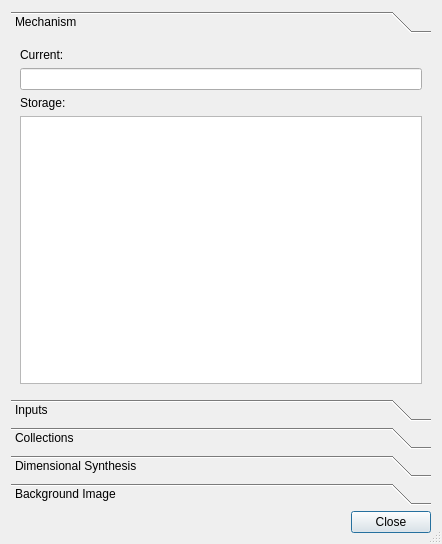
<?xml version="1.0" encoding="UTF-8"?>
<ui version="4.0">
 <class>Dialog</class>
 <widget class="QDialog" name="Dialog">
  <property name="geometry">
   <rect>
    <x>0</x>
    <y>0</y>
    <width>442</width>
    <height>544</height>
   </rect>
  </property>
  <property name="windowIcon">
   <iconset>
    <normaloff>icons:id.png</normaloff>icons:id.png</iconset>
  </property>
  <property name="sizeGripEnabled">
   <bool>true</bool>
  </property>
  <property name="modal">
   <bool>true</bool>
  </property>
  <layout class="QVBoxLayout" name="verticalLayout">
   <item>
    <widget class="QToolBox" name="tab_box">
     <widget class="QWidget" name="page0">
      <property name="geometry">
       <rect>
        <x>0</x>
        <y>0</y>
        <width>424</width>
        <height>345</height>
       </rect>
      </property>
      <attribute name="icon">
       <iconset>
        <normaloff>icons:mechanism.png</normaloff>icons:mechanism.png</iconset>
      </attribute>
      <attribute name="label">
       <string>Mechanism</string>
      </attribute>
      <layout class="QVBoxLayout" name="verticalLayout_2">
       <item>
        <widget class="QLabel" name="main_expr_label">
         <property name="text">
          <string>Current:</string>
         </property>
        </widget>
       </item>
       <item>
        <widget class="QLineEdit" name="main_expr">
         <property name="readOnly">
          <bool>true</bool>
         </property>
        </widget>
       </item>
       <item>
        <widget class="QLabel" name="storage_label">
         <property name="text">
          <string>Storage:</string>
         </property>
        </widget>
       </item>
       <item>
        <widget class="QListWidget" name="storage_list"/>
       </item>
      </layout>
     </widget>
     <widget class="QWidget" name="page1">
      <property name="geometry">
       <rect>
        <x>0</x>
        <y>0</y>
        <width>424</width>
        <height>345</height>
       </rect>
      </property>
      <attribute name="icon">
       <iconset>
        <normaloff>icons:motor.png</normaloff>icons:motor.png</iconset>
      </attribute>
      <attribute name="label">
       <string>Inputs</string>
      </attribute>
      <layout class="QHBoxLayout" name="horizontalLayout_2">
       <item>
        <layout class="QVBoxLayout" name="verticalLayout_3">
         <item>
          <widget class="QLabel" name="variables_label">
           <property name="text">
            <string>Variables:</string>
           </property>
          </widget>
         </item>
         <item>
          <widget class="QListWidget" name="variables_list"/>
         </item>
        </layout>
       </item>
       <item>
        <layout class="QVBoxLayout" name="verticalLayout_4">
         <item>
          <widget class="QLabel" name="records_label">
           <property name="text">
            <string>Records:</string>
           </property>
          </widget>
         </item>
         <item>
          <widget class="QListWidget" name="records_list"/>
         </item>
        </layout>
       </item>
      </layout>
     </widget>
     <widget class="QWidget" name="page2">
      <property name="geometry">
       <rect>
        <x>0</x>
        <y>0</y>
        <width>424</width>
        <height>345</height>
       </rect>
      </property>
      <attribute name="icon">
       <iconset>
        <normaloff>icons:collections.png</normaloff>icons:collections.png</iconset>
      </attribute>
      <attribute name="label">
       <string>Collections</string>
      </attribute>
      <layout class="QHBoxLayout" name="horizontalLayout_3">
       <item>
        <layout class="QVBoxLayout" name="verticalLayout_6">
         <item>
          <widget class="QLabel" name="structures_label">
           <property name="text">
            <string>Structures:</string>
           </property>
          </widget>
         </item>
         <item>
          <widget class="QListWidget" name="structures_list"/>
         </item>
        </layout>
       </item>
       <item>
        <layout class="QVBoxLayout" name="verticalLayout_5">
         <item>
          <widget class="QLabel" name="triangular_iteration_label">
           <property name="text">
            <string>Triangular iteration:</string>
           </property>
          </widget>
         </item>
         <item>
          <widget class="QListWidget" name="triangular_iteration_list"/>
         </item>
        </layout>
       </item>
      </layout>
     </widget>
     <widget class="QWidget" name="page3">
      <property name="geometry">
       <rect>
        <x>0</x>
        <y>0</y>
        <width>424</width>
        <height>345</height>
       </rect>
      </property>
      <attribute name="icon">
       <iconset>
        <normaloff>icons:dimensional_synthesis.png</normaloff>icons:dimensional_synthesis.png</iconset>
      </attribute>
      <attribute name="label">
       <string>Dimensional Synthesis</string>
      </attribute>
      <layout class="QVBoxLayout" name="verticalLayout_7">
       <item>
        <widget class="QLabel" name="results_label">
         <property name="text">
          <string>Results:</string>
         </property>
        </widget>
       </item>
       <item>
        <widget class="QListWidget" name="results_list"/>
       </item>
      </layout>
     </widget>
     <widget class="QWidget" name="page">
      <property name="geometry">
       <rect>
        <x>0</x>
        <y>0</y>
        <width>424</width>
        <height>345</height>
       </rect>
      </property>
      <attribute name="icon">
       <iconset>
        <normaloff>icons:picture.png</normaloff>icons:picture.png</iconset>
      </attribute>
      <attribute name="label">
       <string>Background Image</string>
      </attribute>
      <layout class="QVBoxLayout" name="verticalLayout_8">
       <item>
        <widget class="QLabel" name="image_path_label">
         <property name="text">
          <string>Image path:</string>
         </property>
        </widget>
       </item>
       <item>
        <widget class="QLineEdit" name="image_path">
         <property name="readOnly">
          <bool>true</bool>
         </property>
        </widget>
       </item>
       <item>
        <widget class="QLabel" name="background_preview"/>
       </item>
       <item>
        <spacer name="verticalSpacer">
         <property name="orientation">
          <enum>Qt::Vertical</enum>
         </property>
         <property name="sizeHint" stdset="0">
          <size>
           <width>20</width>
           <height>40</height>
          </size>
         </property>
        </spacer>
       </item>
      </layout>
     </widget>
    </widget>
   </item>
   <item>
    <layout class="QHBoxLayout" name="horizontalLayout">
     <item>
      <spacer name="horizontalSpacer">
       <property name="orientation">
        <enum>Qt::Horizontal</enum>
       </property>
       <property name="sizeHint" stdset="0">
        <size>
         <width>40</width>
         <height>20</height>
        </size>
       </property>
      </spacer>
     </item>
     <item>
      <widget class="QDialogButtonBox" name="btn_box">
       <property name="standardButtons">
        <set>QDialogButtonBox::Close</set>
       </property>
      </widget>
     </item>
    </layout>
   </item>
  </layout>
 </widget>
 <connections>
  <connection>
   <sender>btn_box</sender>
   <signal>rejected()</signal>
   <receiver>Dialog</receiver>
   <slot>reject()</slot>
   <hints>
    <hint type="sourcelabel">
     <x>201</x>
     <y>299</y>
    </hint>
    <hint type="destinationlabel">
     <x>199</x>
     <y>187</y>
    </hint>
   </hints>
  </connection>
 </connections>
</ui>
